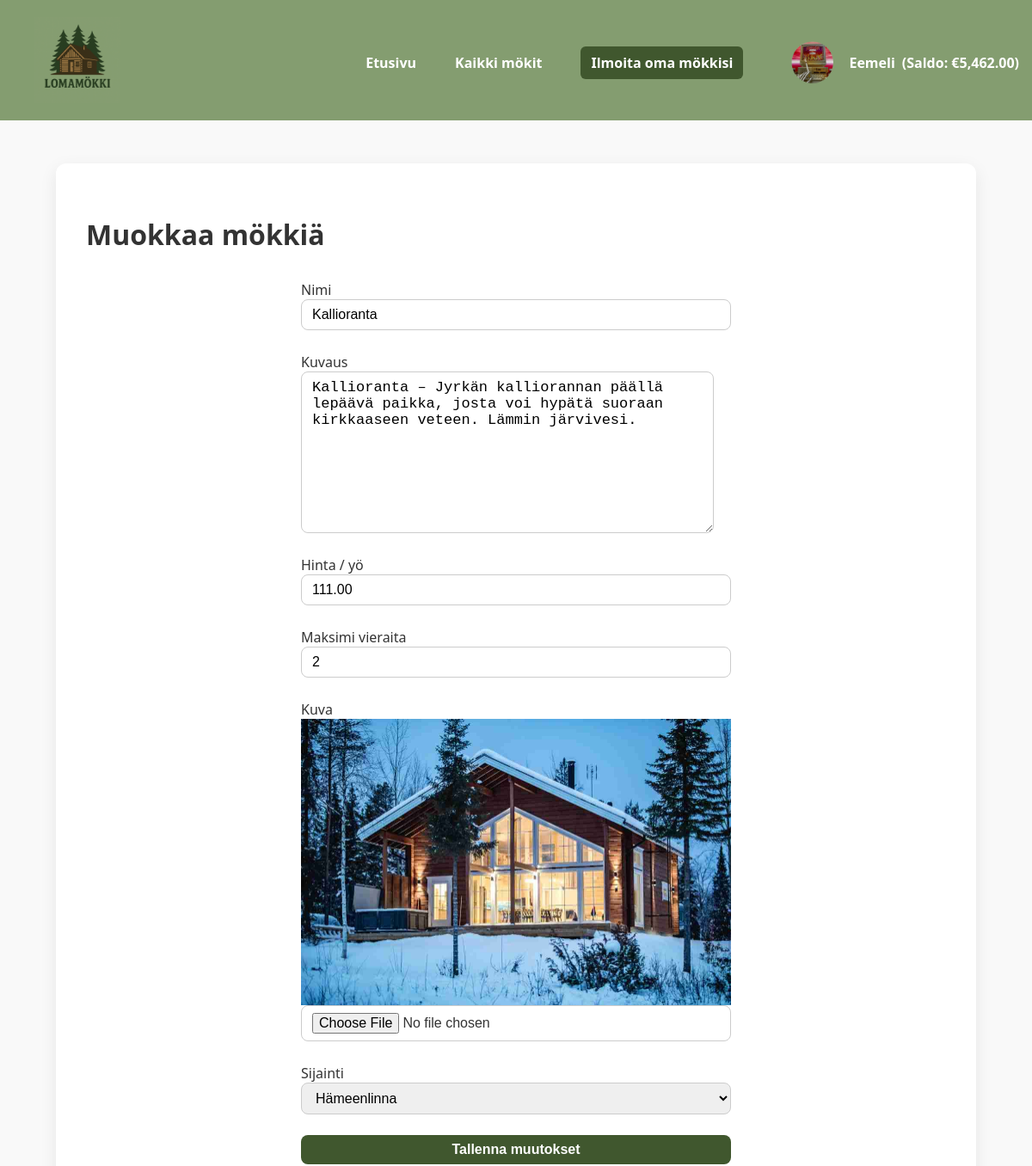
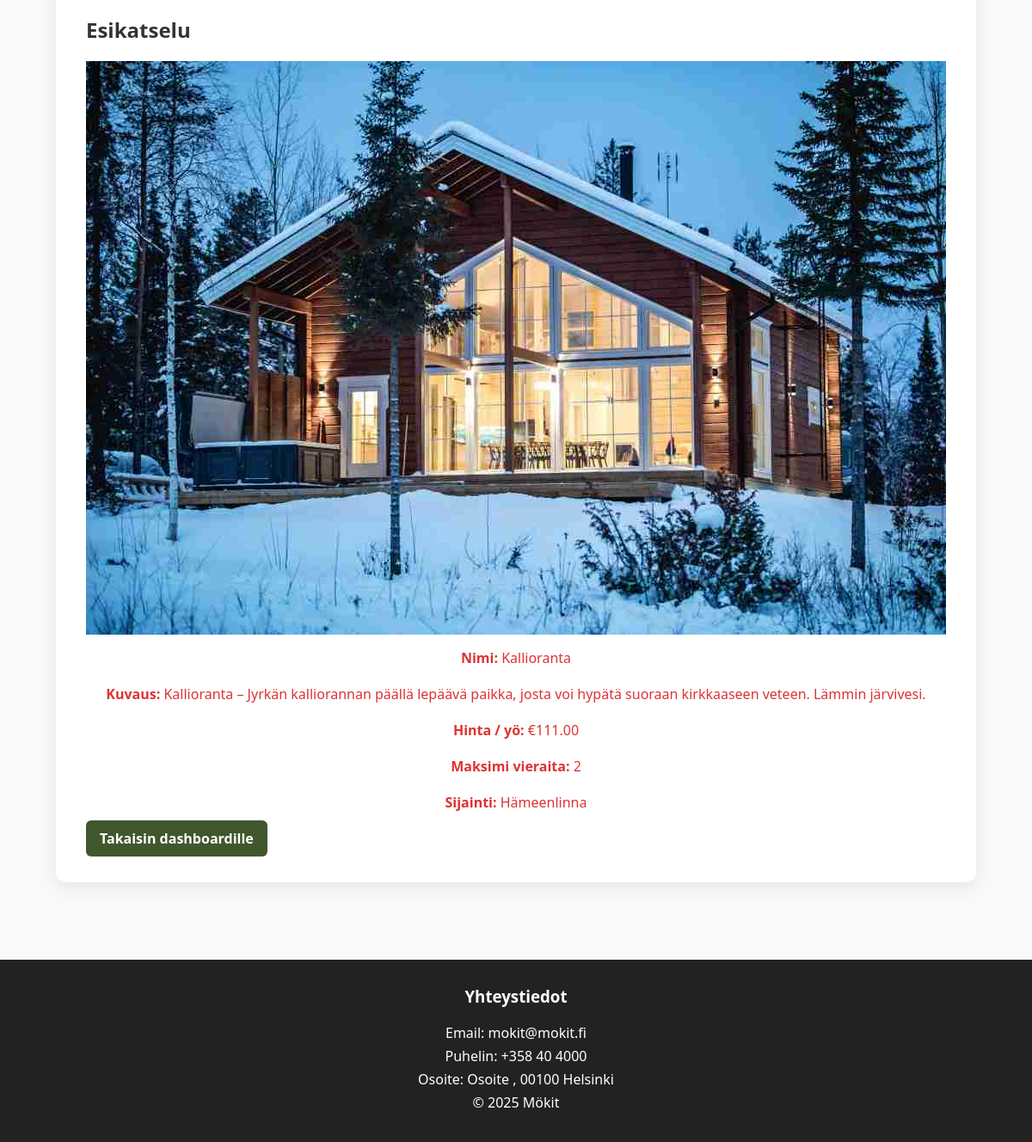
/edit_cabin.php?id=15 (signed in), run on the app's committed database (2 pictures, top to bottom).
### tables this page shows
CREATE TABLE `users` (
  `id` int(11) NOT NULL,
  `username` varchar(100) NOT NULL,
  `email` varchar(255) NOT NULL,
  `phone` varchar(30) NOT NULL,
  `profile_image` varchar(255) DEFAULT NULL,
  `password` varchar(255) NOT NULL,
  `created_at` timestamp NOT NULL DEFAULT current_timestamp(),
  `balance` decimal(10,2) DEFAULT 0.00,
  `role` enum('admin','user') NOT NULL DEFAULT 'user'
);

CREATE TABLE `cabins` (
  `id` int(11) NOT NULL,
  `owner_id` int(11) NOT NULL,
  `name` varchar(100) NOT NULL,
  `description` text DEFAULT NULL,
  `price_per_night` decimal(8,2) NOT NULL,
  `max_guests` int(11) NOT NULL DEFAULT 4,
  `image` varchar(255) DEFAULT NULL,
  `location` varchar(100) DEFAULT '',
  `user_id` int(11) DEFAULT NULL,
  `availability` tinyint(1) DEFAULT 1
);

### edit_cabin.php (the view, shortened to what this page needs)
<?php
require 'config.php';
include 'header.php';
$locations = [
    'Helsinki','Espoo','Tampere','Vantaa','Oulu','Turku',
    'Jyväskylä','Lahti','Kuopio','Pori','Lappeenranta','Vaasa',
    'Seinäjoki','Rovaniemi','Kotka','Joensuu','Hämeenlinna','Kouvola',
    'Salo','Mikkeli','Hyvinkää','Nokia','Kajaani','Savonlinna',
    'Riihimäki','Kerava','Kemi','Kokkola','Loimaa','Raisio'
];
$id = (int)($_GET['id'] ?? 0);
$stmt = $pdo->prepare("SELECT * FROM cabins WHERE id = ? AND owner_id = ?");
$stmt->execute([$id, $_SESSION['user_id']]);
$cabin = $stmt->fetch(PDO::FETCH_ASSOC);
?>
<!doctype html>
<html lang="fi">
<head>
<link rel="stylesheet" href="style.css">
</head>
<body>
<main class="add_cabin">
  <h1>Muokkaa mökkiä</h1>
  <div class="edit-grid">
    <form method="post" enctype="multipart/form-data" class="admin-form">
        <label>Nimi
          <input type="text" name="name" value="<?=htmlspecialchars($cabin['name'])?>" required>
        </label>
        <label>Kuvaus
          <textarea name="description" style="height:188px; width:480px; font-size:17px;" required><?=htmlspecialchars($cabin['description'])?></textarea>
        </label>
        <label>Hinta / yö
          <input type="number" step="0.01" name="price_per_night" value="<?=htmlspecialchars($cabin['price_per_night'])?>" required>
        </label>
        <label>Maksimi vieraita
          <input type="number" name="max_guests" value="<?=htmlspecialchars($cabin['max_guests'])?>" required>
        </label>
        <label>Kuva
          <?php if (!empty($cabin['image'])): ?>
              <img src="<?=htmlspecialchars($cabin['image'])?>" alt="Mökki" class="cabin-thumb">
          <?php endif; ?>
          <input type="file" name="image" accept="image/*">
        </label>
        <label>Sijainti
          <select name="location" required>
              <?php foreach ($locations as $loc): ?>
                  <option value="<?=htmlspecialchars($loc)?>" <?=($loc == $cabin['location']) ? 'selected' : ''?>>
                      <?=htmlspecialchars($loc)?>
                  </option>
              <?php endforeach; ?>
          </select>
        </label>
        <button type="submit">Tallenna muutokset</button>
    </form>
    <section class="cabin-preview">
        <h2>Esikatselu</h2>
        <?php if (!empty($cabin['image'])): ?>
          <img src="<?=htmlspecialchars($cabin['image'])?>" alt="<?=htmlspecialchars($cabin['name'])?>" class="cabin-thumb">
        <?php endif; ?>
        <div class="cabin-info">
          <p><strong>Nimi:</strong> <?=htmlspecialchars($cabin['name'])?></p>
          <p><strong>Kuvaus:</strong> <?=nl2br(htmlspecialchars($cabin['description']))?></p>
          <p><strong>Hinta / yö:</strong> €<?=number_format($cabin['price_per_night'],2)?></p>
          <p><strong>Maksimi vieraita:</strong> <?=htmlspecialchars($cabin['max_guests'])?></p>
          <p><strong>Sijainti:</strong> <?=htmlspecialchars($cabin['location'] ?? 'Ei määritelty')?></p>
        </div>
    </section>
  </div>
  <a href="dashboard.php" class="btn back-btn">Takaisin dashboardille</a>
</main>
</body>
</html>
<?php include 'footer.php'; ?>

### header.php (shortened to what this page needs)
<?php
require 'config.php';
$user = null;
if (isset($_SESSION['user_id'])) {
    $stmt = $pdo->prepare("SELECT * FROM users WHERE id = ?");
    $stmt->execute([$_SESSION['user_id']]);
    $user = $stmt->fetch();
    $user_balance = $user['balance'] ?? 0;
}
?>
<header>
  <div class="header-flex" style="display:flex;justify-content:space-between;align-items:center;padding:20px 0;">
<a href="index.php"><img src="images/logo.png" width="100" alt="Lomamökki logo" style="margin-left:40px;"></a>
    <nav style="display:flex;align-items:center;gap:15px;">
      <a href="index.php" style="color:#fff;text-decoration:none;font-weight:600;">Etusivu</a>
      <a href="all_cabins.php" style="color:#fff;text-decoration:none;font-weight:600;">Kaikki mökit</a>
      <a href="<?= isset($_SESSION['user_id']) ? 'add_cabin.php' : 'login.php'; ?>" class="btn" style="color:#fff;background:#40572e;padding:8px 12px;border-radius:6px;">Ilmoita oma mökkisi</a>
      <?php if ($user): ?>
      <div class="profile-dropdown" style="position:relative;">
        <a href="#" style="display:flex;align-items:center;color:#fff;text-decoration:none;">
          <img src="<?=htmlspecialchars($user['profile_image'] ?? 'default-avatar.png')?>" alt="Profiili" class="profile-pic" style="width:70px;height:70px;border-radius:50%;object-fit:cover;margin-right:8px;">
          <?=htmlspecialchars($user['username'])?>
          <span style="margin-left:8px;font-weight:600;">(Saldo: €<?=number_format($user_balance, 2)?>)</span>
        </a>
      </div>
      <?php else: ?>
        <a href="login.php" style="color:#fff;text-decoration:none;font-weight:600;">Kirjaudu / Rekisteröidy</a>
      <?php endif; ?>
    </nav>
  </div>
</header>

### style.css (style rules this page uses)
body { font-family: 'Segoe UI', Tahoma, Geneva, Verdana, sans-serif; margin: 0; color: #333; background-color: #f9f9f9; display: flex; flex-direction: column; min-height: 100vh; }
header { background-color: #849D70; color: #fff; padding: 5x 0; margin-bottom: auto; text-align: center; }
header nav { margin-top: 5px; }
header nav a { color: #fff; margin: 0 15px; text-decoration: none; font-weight: 600; transition: color 0.2s; }
.btn { background-color: #40572e; color: white; padding: 10px 16px; text-align: center; border-radius: 6px; text-decoration: none; font-weight: bold; transition: background-color 0.3s ease; }
label { display: block; margin: 10px 0 4px; font-weight: 500; }
input, button { width: 100%; padding: 10px 12px; border-radius: 8px; border: 1px solid #ccc; font-size: 1em; transition: border-color 0.2s, box-shadow 0.2s; }
button { background-color: #40572e; color: #fff; border: none; font-weight: 600; margin-top: 8px; transition: background-color 0.2s, transform 0.2s; }
.admin-form { display: flex; flex-direction: column; gap: 12px; max-width: 500px; margin: 0 auto; }
.admin-form label { display: flex; flex-direction: column; font-weight: 500; }
.admin-form input, .admin-form textarea, .admin-form select, .admin-form button { padding: 8px 12px; border-radius: 8px; border: 1px solid #ccc; font-size: 1em; transition: border-color 0.2s, box-shadow 0.2s; }
.admin-form button { background-color: #40572e; color: #fff; border: none; font-weight: 600; cursor: pointer; transition: background-color 0.2s, transform 0.2s; }
.profile-dropdown { position: relative; display: inline-block; }
.profile-pic { width: 135px; height: 135px; border-radius: 50%; object-fit: cover; margin-right: 8px; }
.add_cabin { width: 90%; max-width: 1000px; margin: 50px auto; padding: 40px 35px; background-color: #fff; border-radius: 12px; box-shadow: 0 6px 20px rgba(0,0,0,0.08); }
.cabin-thumb { max-width: 100%; display: block; }
.add_cabin p { text-align: center; color: #d33; font-weight: 500; margin-bottom: 20px; }

### data on the page
users: profile_image (picture), username "Eemeli", balance "5,462.00"
cabins: name "Kallioranta", description "Kallioranta – Jyrkän kalliorannan päällä lepäävä paikka, josta voi hypätä suoraan kirkkaaseen veteen. Lämmin järvivesi.", price_per_night "111.00", max_guests "2", image (picture), location "Hämeenlinna"
